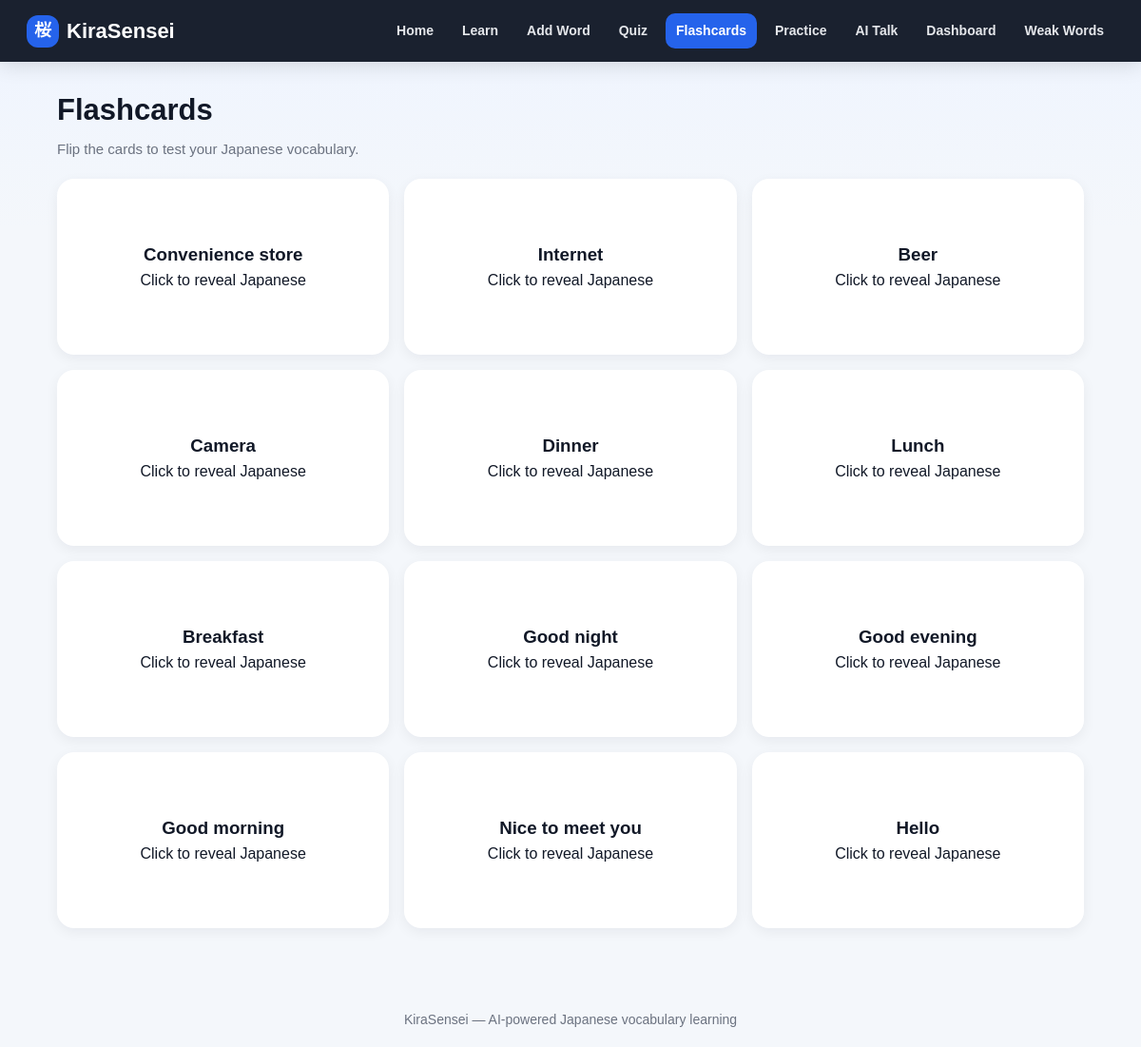
The app's page /flashcards, older data.
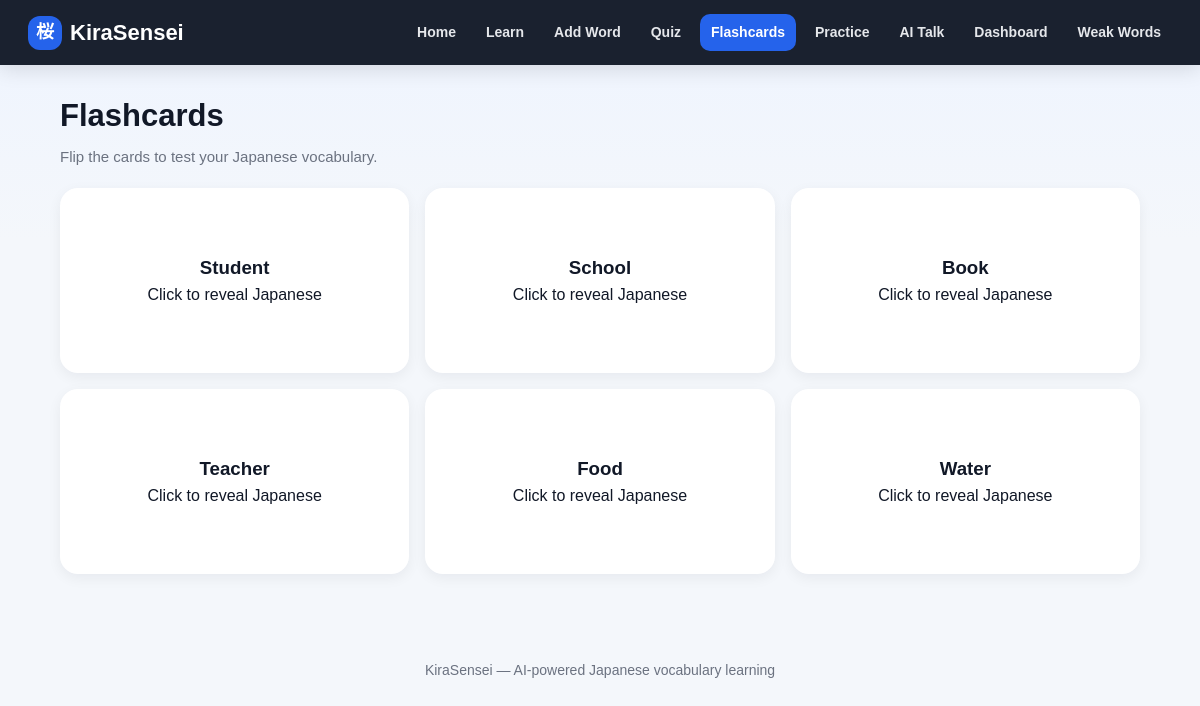
The same page, newer data.
### tables this page shows
CREATE TABLE words (
            id INTEGER PRIMARY KEY AUTOINCREMENT,
            english TEXT NOT NULL,
            japanese TEXT NOT NULL
        , correct_count INTEGER DEFAULT 0, wrong_count INTEGER DEFAULT 0, last_reviewed TEXT, jlpt_level TEXT DEFAULT 'N5');

### app.py (the view)
@app.route("/flashcards")
def flashcards():
    conn = get_db_connection()
    words = conn.execute("SELECT * FROM words ORDER BY id DESC").fetchall()
    conn.close()
    return render_template("flashcards.html", words=words)

### app.py (called while the page is built)
def get_db_connection():
    conn = sqlite3.connect("words.db")
    conn.row_factory = sqlite3.Row
    return conn

### templates/flashcards.html (shortened to what this page needs)
{% extends "base.html" %}
{% block content %}
<div class="page-header">
    <h1>Flashcards</h1>
    <p>Flip the cards to test your Japanese vocabulary.</p>
</div>
{% if words %}
    <div class="flashcards-grid">
        {% for word in words %}
            <div class="flashcard" onclick="this.classList.toggle('flipped')">
                <div class="flashcard-inner">
                    <div class="flashcard-front">
                        <h3>{{ word.english }}</h3>
                        <p>Click to reveal Japanese</p>
                    </div>
                    <div class="flashcard-back">
                        <h3>{{ word.japanese }}</h3>
                        <p>{{ word.english }}</p>
                    </div>
                </div>
            </div>
        {% endfor %}
    </div>
{% else %}
    <div class="empty-box">
        <h3>No words available</h3>
        <p>Add some words first to use flashcards.</p>
        <a href="{{ url_for('add_word') }}" class="btn-primary">Add Words</a>
    </div>
{% endif %}
{% endblock %}

### templates/base.html (shortened to what this page needs)
<!DOCTYPE html>
<html lang="en">
<head>
    <link rel="stylesheet" href="{{ url_for('static', filename='style.css') }}">
</head>
<body>
<nav class="navbar">
    <div class="nav-brand">
        <a href="{{ url_for('home') }}">
            <span class="brand-mark">桜</span>
            KiraSensei
        </a>
    </div>
    <div class="nav-links">
        <a href="{{ url_for('home') }}" class="{% if request.endpoint == 'home' %}active-nav{% endif %}">Home</a>
        <a href="{{ url_for('learn') }}" class="{% if request.endpoint == 'learn' %}active-nav{% endif %}">Learn</a>
        <a href="{{ url_for('add_word') }}" class="{% if request.endpoint == 'add_word' %}active-nav{% endif %}">Add Word</a>
        <a href="{{ url_for('quiz') }}" class="{% if request.endpoint == 'quiz' %}active-nav{% endif %}">Quiz</a>
        <a href="{{ url_for('flashcards') }}" class="{% if request.endpoint == 'flashcards' %}active-nav{% endif %}">Flashcards</a>
        <a href="{{ url_for('practice') }}" class="{% if request.endpoint == 'practice' or request.endpoint == 'practice_weak' %}active-nav{% endif %}">Practice</a>
        <a href="{{ url_for('ai_conversation') }}" class="{% if request.endpoint == 'ai_conversation' %}active-nav{% endif %}">AI Talk</a>
        <a href="{{ url_for('dashboard') }}" class="{% if request.endpoint == 'dashboard' %}active-nav{% endif %}">Dashboard</a>
        <a href="{{ url_for('weak_words') }}" class="{% if request.endpoint == 'weak_words' %}active-nav{% endif %}">Weak Words</a>
    </div>
</nav>
<main class="main-container">
    {% block content %}{% endblock %}
</main>
<footer class="footer">
    <p>KiraSensei — AI-powered Japanese vocabulary learning</p>
</footer>
</body>
</html>

### static/style.css (style rules this page uses)
* { margin:0; padding:0; box-sizing:border-box; }
:root { --bg:#f4f7fb; --card:#ffffff; --text:#111827; --muted:#6b7280; --primary:#2563eb; --primary-dark:#1d4ed8; --danger:#dc2626; --danger-dark:#b91c1c; --warning:#f59e0b; --warning-dark:#d97706; --border:#e5e7eb; --shadow:0 8px 24px rgba(15,23,42,.08); --soft-shadow:0 4px 14px rgba(15,23,42,.06); }
body { font-family:Arial,sans-serif; background:linear-gradient(180deg,#eef4ff 0%,var(--bg) 240px); color:var(--text); line-height:1.5; min-height:100vh; }
a { text-decoration:none; }
.navbar { background:rgba(17,24,39,.96); color:white; padding:14px 28px; display:flex; justify-content:space-between; align-items:center; flex-wrap:wrap; gap:14px; position:sticky; top:0; z-index:100; backdrop-filter:blur(12px); box-shadow:0 4px 20px rgba(0,0,0,.12); }
.nav-brand a { color:white; font-size:22px; font-weight:800; display:flex; align-items:center; gap:8px; }
.brand-mark { background:var(--primary); width:34px; height:34px; border-radius:12px; display:inline-flex; align-items:center; justify-content:center; font-size:18px; }
.nav-links { display:flex; flex-wrap:wrap; gap:8px; }
.nav-links a { color:#e5e7eb; padding:8px 11px; border-radius:10px; font-size:14px; font-weight:600; transition:.2s ease; }
.nav-links a:hover, .nav-links .active-nav { background:var(--primary); color:white; }
.main-container { max-width:1120px; margin:28px auto; padding:0 20px 40px; }
.page-header { margin-bottom:20px; }
.page-header h1 { font-size:31px; margin-bottom:6px; color:var(--text); }
.page-header p { color:var(--muted); font-size:15px; }
.stats-grid, .learn-grid, .flashcards-grid { display:grid; grid-template-columns:repeat(auto-fit,minmax(280px,1fr)); gap:16px; }
.flashcard { perspective:1000px; height:185px; cursor:pointer; }
.flashcard-inner { position:relative; width:100%; height:100%; transition:transform .6s; transform-style:preserve-3d; }
.flashcard-front, .flashcard-back { position:absolute; width:100%; height:100%; backface-visibility:hidden; border-radius:18px; display:flex; justify-content:center; align-items:center; flex-direction:column; padding:20px; box-shadow:var(--soft-shadow); }
.flashcard-front { background:white; }
.flashcard-back { background:linear-gradient(135deg,var(--primary),#7c3aed); color:white; transform:rotateY(180deg); }
.footer { text-align:center; color:#6b7280; padding:18px; font-size:14px; }

Row changes from the older to the newer data that the page shows:
removed words: english "Convenience store"
removed words: english "Internet"
removed words: english "Beer"
removed words: english "Camera"
removed words: english "Dinner"
removed words: english "Lunch"
removed words: english "Breakfast"
removed words: english "Good night"
removed words: english "Good morning"
removed words: english "Nice to meet you"
added words: english "Student"
added words: english "School"
changed words: english "Good evening" → "Book"
added words: english "Teacher"
added words: english "Food"
changed words: english "Hello" → "Water"
